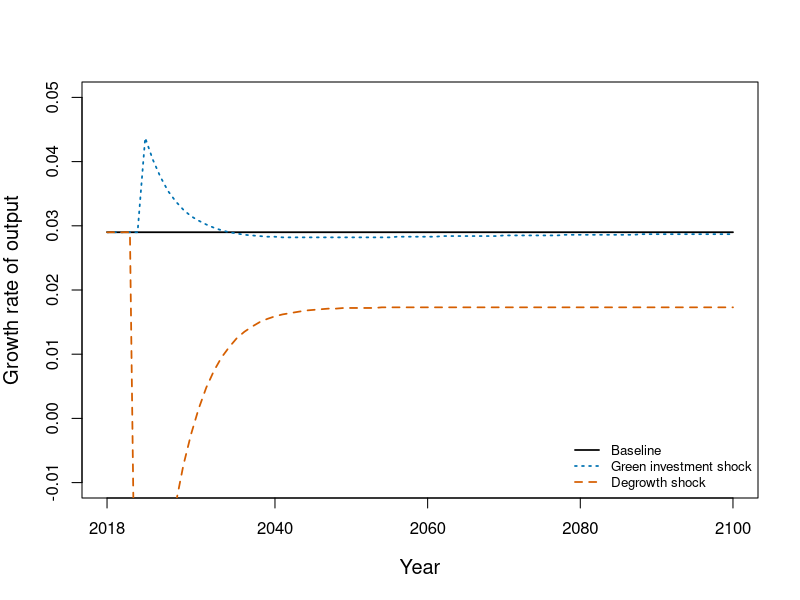
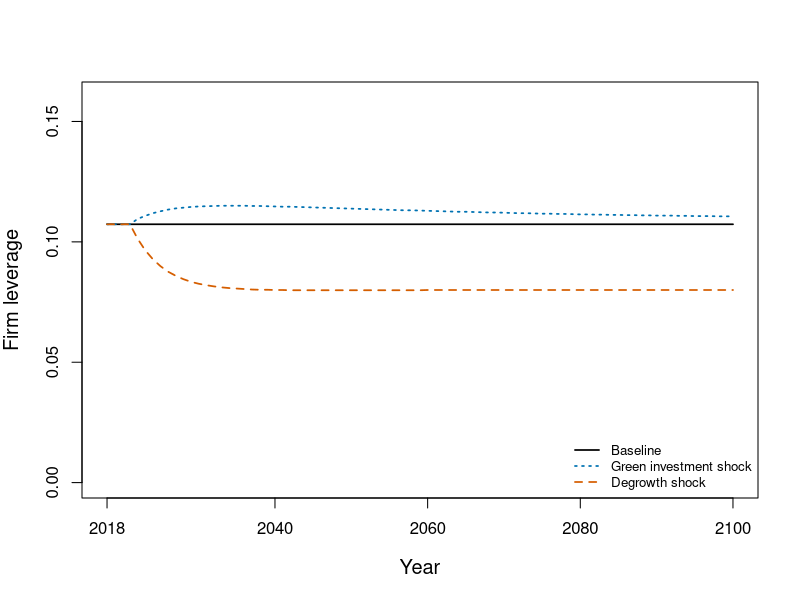
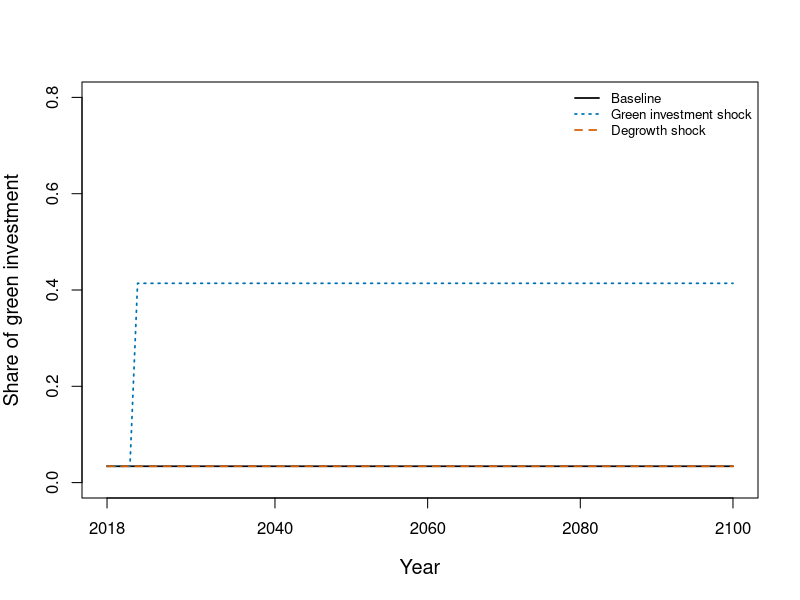
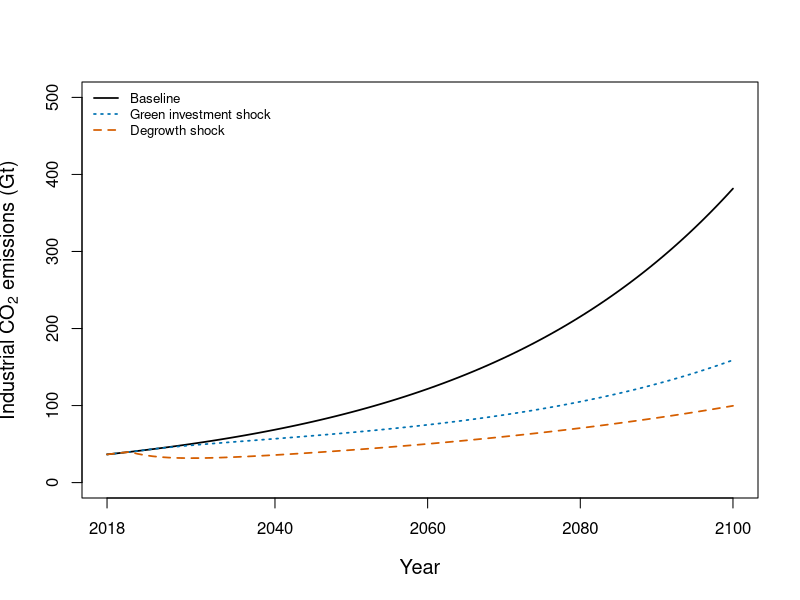
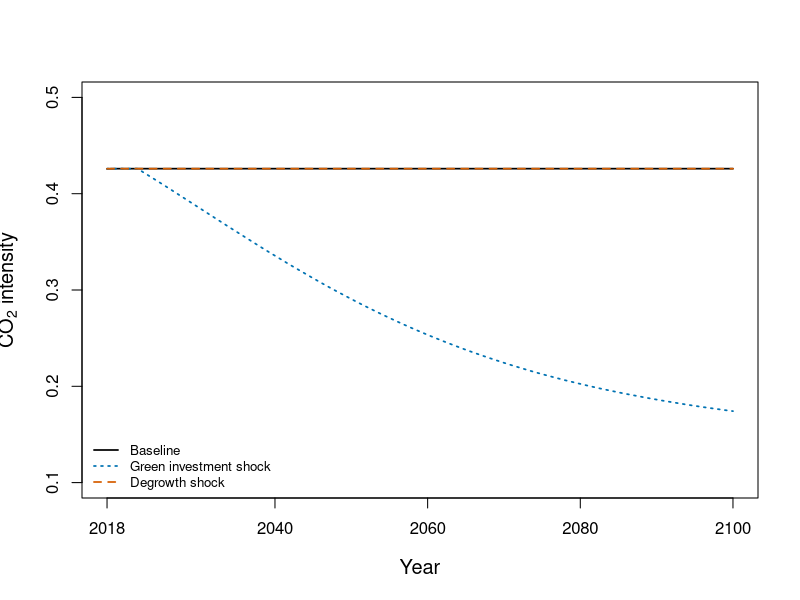

The R script that drew these images, in order:
#Open R and create a new R script (File->New file->R script). Save this file as 'Green' (File->Save as). 

#Clear the workspace and identify how many time periods (T) you wish your model to run

rm(list=ls(all=TRUE))
T<-83

#STEP 1: For each endogenous variable, create a vector that has a length equal to the time periods. (Once you have written the commands, press 'Source'.)

#Endogenous variables
Y_D<- vector(length=T)   
CO<- vector(length=T)   
D<- vector(length=T)     
Y<- vector(length=T)     
TP<- vector(length=T)   
RP<- vector(length=T)   
DP<- vector(length=T)   
I<- vector(length=T)
r<- vector(length=T) 
IG<- vector(length=T)
beta<- vector(length=T)   
IC<- vector(length=T)   
KG<- vector(length=T)   
KC<- vector(length=T)   
K<- vector(length=T)   
LG<- vector(length=T)   
LC<- vector(length=T)   
L<- vector(length=T)   
BP<- vector(length=T)   
D_red<- vector(length=T) 
EMIS_IN<- vector(length=T)
CI<- vector(length=T)
Y_star<- vector(length=T) #auxiliary variable  
u<- vector(length=T)  #auxiliary variable  
g_Y<- vector(length=T) #auxiliary variable  
lev<- vector(length=T) #auxiliary variable  

#STEP 2: Give values to the parameters 
sce=1

for (j in 1:3){
  int_C<- 0.08
  int_G<- 0.08
  beta_0_change<-0
  c_1_change<-0
  alpha_0_change<-0
  
      for (i in 1:T) {
    
  ##########################
  #Parameters per scenario
  ##########################
  
  #########
  #Baseline
  #########
  if (j==1){} 
  ####################################
  #Green investment shock
  ####################################
  if (j==2 & i<5) {}
  if (j==2 & i>=5) {
    int_G<-0.04
    int_C<-0.12
    beta_0_change<-0.3
     }
  ####################################
  #Degrowth shock
  ####################################
    if (j==3 & i<5) {}
    if (j==3 & i>=5) {
     c_1_change<--0.01
     alpha_0_change<--0.01
    }
    
    if (i == 1) {
    for (iterations in 1:10){
      #######################
      #Non-scenario parameters
      #######################
      g_K<- 0.029
      c_2<- 0.0498
      int_D<- 0.025 
      c_1<- ((Y[i]*g_K)/K[i]-(c_2*D[i])/K[i]-g_K+Y[i]/K[i])/(Y_D[i]/K[i])
      s_F<- (g_K-g_K*(L[i]/K[i]))/((TP[i]*(1+g_K))/K[i]) 
      s_W<-0.54 
      v<-Y[i]/(K[i]*u[i])  
      beta_1<-1
      beta_0<-beta[i]+beta_1*(int_G-int_C)
      alpha_1<- 0.1
      alpha_0<- I[i]/(K[i]/(1+g_K))-alpha_1*r[i]
      CI_max<-0.6
      CI_min<-0.05
      ci_1<- 2.451037
      ci_2<- 3.579244
      
#STEP 3: Give initial values to your variables
      
      #Initial values
      Y_D[i]<- s_W*Y[i]+DP[i]+BP[i]+int_D*(D[i]/(1+g_K))
      CO[i]<-Y[i]-I[i]  
      D[i]<-L[i]  
      Y[i]<-85.93
      TP[i]<-Y[i]-s_W*Y[i]-int_C*(LC[i]/(1+g_K))-int_G*(LG[i]/(1+g_K)) 
      RP[i]<-s_F*TP[i] 
      DP[i]<-TP[i]-RP[i] 
      I[i]<-0.24*Y[i]
      r[i]<-TP[i]/K[i]
      IG[i]<- 0.7 
      beta[i]<-IG[i]/I[i] 
      IC[i]<-I[i]-IG[i] 
      KG[i]<-beta[i]*K[i]
      KC[i]<-K[i]-KG[i] 
      K_Y_ratio<-(0.24*(1+g_K))/g_K 
      K[i]<- K_Y_ratio*Y[i]
      LG[i]<-beta[i]*L[i] 
      LC[i]<-L[i]-LG[i] 
      L[i]<-0.914*Y[i] 
      BP[i]<-int_C*(LC[i]/(1+g_K))+int_G*(LG[i]/(1+g_K))-int_D*(D[i]/(1+g_K)) 
      D_red[i]<-D[i]
      EMIS_IN[i]<-36.6
      CI[i]<-EMIS_IN[i]/Y[i] 
      Y_star[i]<-v*K[i]  
      u[i]<-0.72 
      g_Y[i]<-g_K 
      lev[i]<-L[i]/K[i] 
      
    }
  }
  
  #STEP 4: Write down the equations and run the model
  
  #Equations
  else {
    
    for (iterations in 1:10){
      
      #Households
      Y_D[i]<- s_W*Y[i]+DP[i]+BP[i]+int_D*D[i-1]
      CO[i]<-(c_1+c_1_change)*Y_D[i-1]+c_2*D[i-1]
      D[i]<-D[i-1]+Y_D[i]-CO[i]
      
      #Firms
      Y[i]<-CO[i]+I[i]
      TP[i]<-Y[i]-s_W*Y[i]-int_C*LC[i-1]-int_G*LG[i-1]
      RP[i]<-s_F*TP[i]
      DP[i]<-TP[i]-RP[i]
      I[i]<-(alpha_0+alpha_0_change+alpha_1*r[i-1])*K[i-1]
      r[i]<-TP[i]/K[i]
      IG[i]<-beta[i]*I[i]
      beta[i]<-beta_0-beta_1*(int_G-int_C)+beta_0_change
      IC[i]<-I[i]-IG[i]
      KG[i]<-KG[i-1]+IG[i]
      KC[i]<-KC[i-1]+IC[i]
      K[i]<-KC[i]+KG[i]
      LG[i]<-LG[i-1]+IG[i]-beta[i]*RP[i]
      LC[i]<-LC[i-1]+IC[i]+IG[i]-RP[i]-(LG[i]-LG[i-1])
      L[i]<-LC[i]+LG[i]
      
      #Banks
      BP[i]<-int_C*LC[i-1]+int_G*LG[i-1]-int_D*D[i-1]
      D_red[i]<-L[i]
      
      #Emissions
      EMIS_IN[i]<-CI[i]*Y[i]
      CI[i]<-CI_max-((CI_max-CI_min)/(1+ci_1*exp(-ci_2*(KG[i-1]/KC[i-1]))))
      
      #Auxiliary equations
      Y_star[i]<-v*K[i]
      u[i]<-Y[i]/Y_star[i]
      g_Y[i]<-(Y[i]-Y[i-1])/Y[i-1]
      lev[i]<-L[i]/K[i]
      
    }
  }
}

#STEP 5: Create a table to report the following variables: D_red, D, u, r, g_Y, lev, Y, beta, int_CO2, EMIS_IN. Create also 3 graphs for key endogenous variables 
#Table
matrixname<-paste("Table",sce, sep="")
assign (matrixname, (round(cbind(D_red, D, u, r, g_Y, lev, Y, beta, CI, EMIS_IN), digits=4)))
  
sce=sce+1
}

sce1="Baseline"
sce2="Green investment shock"
sce3="Degrowth shock"
col1="#000000"
col2="#0072B2"
col3="#D55E00"

#Graphs
plot(Table1[,c("g_Y")], type="l", col=col1, lwd=1.7, ylab= "Growth rate of output", ylim=c(-0.01, 0.05),  cex.lab=1.2, xlab= "Year", xaxt="n",lty=1)
axis(side=1, at=c(1,23,43,63,83), labels=c("2018","2040","2060","2080","2100"))
lines(Table2[,c("g_Y")], lty=3, col=col2, lwd=1.7)
lines(Table3[,c("g_Y")], lty=2, col=col3, lwd=1.7)
legend("bottomright", legend=c(sce1, sce2, sce3), lty=c(1, 3, 2), col=c(col1, col2, col3), lwd=c(1.7,1.7,1.7), bty="n",cex = 0.8) 


plot(Table1[,c("lev")], type="l", col=col1, lwd=1.7, ylab= "Firm leverage", ylim=c(0.0, 0.16),  cex.lab=1.2, xlab= "Year", xaxt="n",lty=1)
axis(side=1, at=c(1,23,43,63,83), labels=c("2018","2040","2060","2080","2100"))
lines(Table2[,c("lev")], lty=3, col=col2, lwd=1.7)
lines(Table3[,c("lev")], lty=2, col=col3, lwd=1.7)
legend("bottomright", legend=c(sce1, sce2, sce3), lty=c(1, 3, 2), col=c(col1, col2, col3), lwd=c(1.7,1.7,1.7), bty="n",cex = 0.8) 
 

plot(Table1[,c("beta")], type="l", col=col1, lwd=1.7, ylab= "Share of green investment", ylim=c(0, 0.8),  cex.lab=1.2, xlab= "Year", xaxt="n",lty=1)
axis(side=1, at=c(1,23,43,63,83), labels=c("2018","2040","2060","2080","2100"))
lines(Table2[,c("beta")], lty=3, col=col2, lwd=1.7)
lines(Table3[,c("beta")], lty=2, col=col3, lwd=1.7)
legend("topright", legend=c(sce1, sce2, sce3), lty=c(1, 3, 2), col=c(col1, col2, col3), lwd=c(1.7,1.7,1.7), bty="n",cex = 0.8) 


plot(Table1[,c("EMIS_IN")], type="l", col=col1, lwd=1.7, ylab=expression("Industrial CO" [2]*" emissions (Gt)"), ylim=c(0, 500),  cex.lab=1.2, xlab= "Year", xaxt="n",lty=1)
axis(side=1, at=c(1,23,43,63,83), labels=c("2018","2040","2060","2080","2100"))
lines(Table2[,c("EMIS_IN")], lty=3, col=col2, lwd=1.7)
lines(Table3[,c("EMIS_IN")], lty=2, col=col3, lwd=1.7)
legend("topleft", legend=c(sce1, sce2, sce3), lty=c(1, 3, 2), col=c(col1, col2, col3), lwd=c(1.7,1.7,1.7), bty="n",cex = 0.8) 
 

plot(Table1[,c("CI")], type="l", col=col1, lwd=1.7, ylab= expression("CO" [2]*" intensity"), ylim=c(0.1, 0.5),  cex.lab=1.2, xlab= "Year", xaxt="n",lty=1)
axis(side=1, at=c(1,23,43,63,83), labels=c("2018","2040","2060","2080","2100"))
lines(Table2[,c("CI")], lty=3, col=col2, lwd=1.7)
lines(Table3[,c("CI")], lty=2, col=col3, lwd=1.7)
legend("bottomleft", legend=c(sce1, sce2, sce3), lty=c(1, 3, 2), col=c(col1, col2, col3), lwd=c(1.7,1.7,1.7), bty="n",cex = 0.8) 
 


